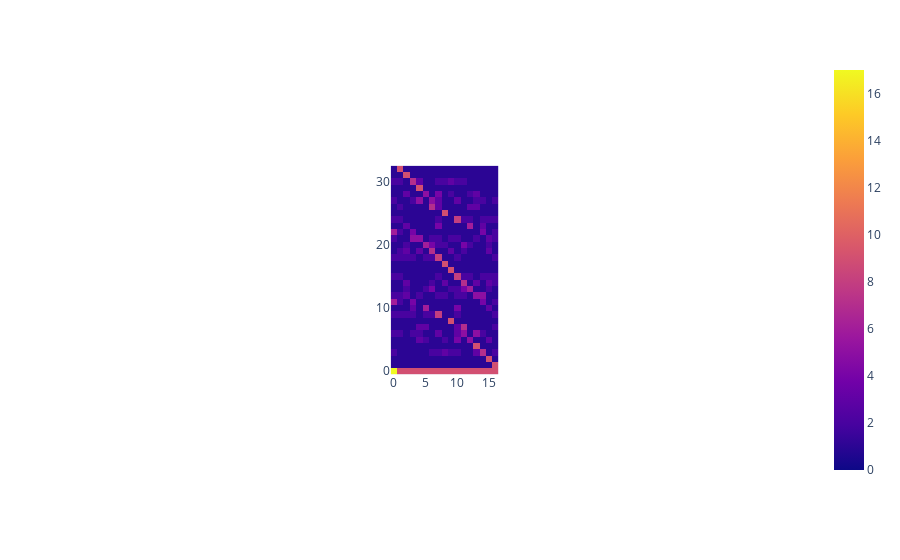
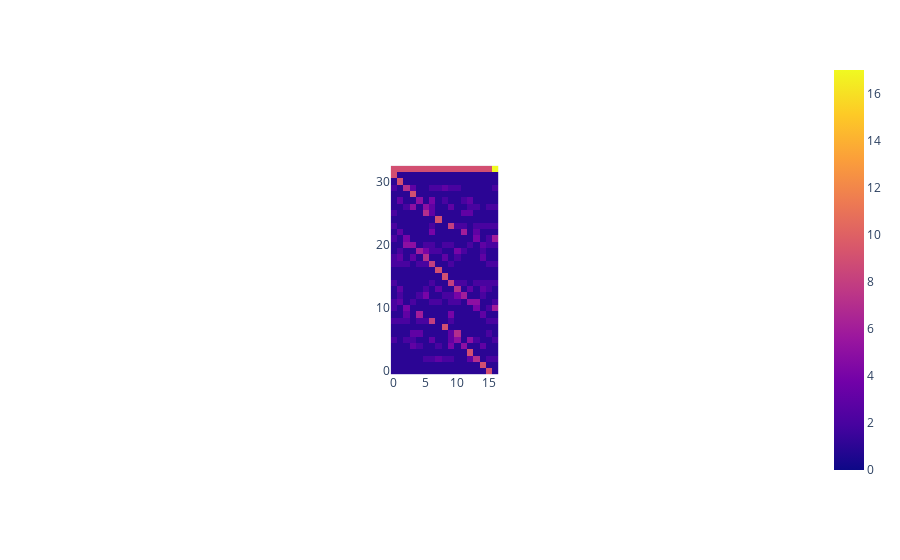

Notebook cell for these charts, in order:
### Markdown cell above
## Point refrection

### Code cell
e, r = 9, 16
shift = max(0, e-r)
size = 50
tamed_matrix = []
df = pd.read_csv(f"data/T-L_R_series/T-L={e}_R={r}_100x100.csv")
for b in range(size):
    seq = []
    s = b+r
    for i in range(size):
        try:
            seq += [df.values[b][s+i]]
        except:
            seq += [0]
    tamed_matrix += [seq]
tamed_matrix = np.array(tamed_matrix)
# px.imshow(tamed_matrix, origin='lower').show()
#---
funda_matrix = tamed_matrix[shift:(shift+2*r+1),:2*e-1]
px.imshow(funda_matrix, origin='lower', zmin=0, aspect='equal').show()

pref_matrix = np.zeros((2*r+1, 2*e-1), dtype=int)
for i,j in itertools.product(range(2*r+1), range(2*e-1)):
    pref_matrix[i][j] = funda_matrix[2*r+1-i-1][2*e-1-j-1]
px.imshow(pref_matrix, origin='lower', zmin=0, aspect='equal').show()

### Figure 1 — Plotly figure (JSON) as saved in the notebook; plotly's stock layout.template omitted (floating-point values rounded to 4 significant figures; data arrays with more than 128 entries replaced by an {"elided": "..."} marker saying what was removed)
{"data": [{"coloraxis": "coloraxis", "hovertemplate": "x: %{x}<br>y: %{y}<br>color: %{z}<extra></extra>", "name": "0", "type": "heatmap", "xaxis": "x", "yaxis": "y", "z": {"elided": "33x17 int values"}}], "layout": {"autosize": true, "coloraxis": {"cmax": 17, "cmin": 0, "colorscale": [[0, "#0d0887"], [0.1111, "#46039f"], [0.2222, "#7201a8"], [0.3333, "#9c179e"], [0.4444, "#bd3786"], [0.5556, "#d8576b"], [0.6667, "#ed7953"], [0.7778, "#fb9f3a"], [0.8889, "#fdca26"], [1, "#f0f921"]]}, "margin": {"t": 60}, "xaxis": {"anchor": "y", "autorange": true, "constrain": "domain", "domain": [0.4263, 0.5737], "range": [-0.5, 16.5], "scaleanchor": "y"}, "yaxis": {"anchor": "x", "autorange": true, "constrain": "domain", "domain": [0, 1], "range": [-0.5, 32.5]}}}

### Figure 2 — Plotly figure (JSON) as saved in the notebook; plotly's stock layout.template omitted (floating-point values rounded to 4 significant figures; data arrays with more than 128 entries replaced by an {"elided": "..."} marker saying what was removed)
{"data": [{"coloraxis": "coloraxis", "hovertemplate": "x: %{x}<br>y: %{y}<br>color: %{z}<extra></extra>", "name": "0", "type": "heatmap", "xaxis": "x", "yaxis": "y", "z": {"elided": "33x17 int values"}}], "layout": {"autosize": true, "coloraxis": {"cmax": 17, "cmin": 0, "colorscale": [[0, "#0d0887"], [0.1111, "#46039f"], [0.2222, "#7201a8"], [0.3333, "#9c179e"], [0.4444, "#bd3786"], [0.5556, "#d8576b"], [0.6667, "#ed7953"], [0.7778, "#fb9f3a"], [0.8889, "#fdca26"], [1, "#f0f921"]]}, "margin": {"t": 60}, "xaxis": {"anchor": "y", "autorange": true, "constrain": "domain", "domain": [0.4263, 0.5737], "range": [-0.5, 16.5], "scaleanchor": "y"}, "yaxis": {"anchor": "x", "autorange": true, "constrain": "domain", "domain": [0, 1], "range": [-0.5, 32.5]}}}
